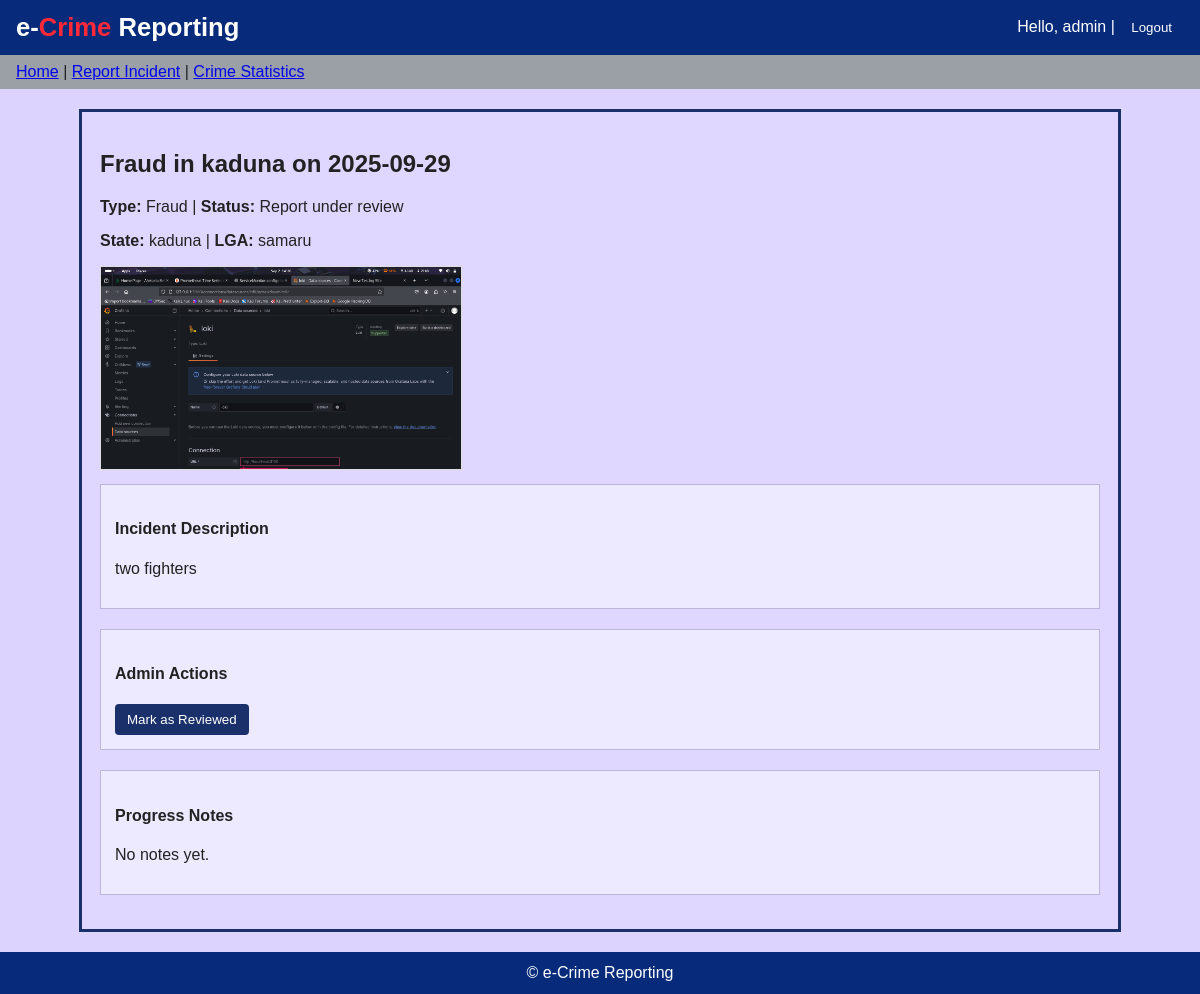
Page /report/4/ (signed in) on the earlier database version.
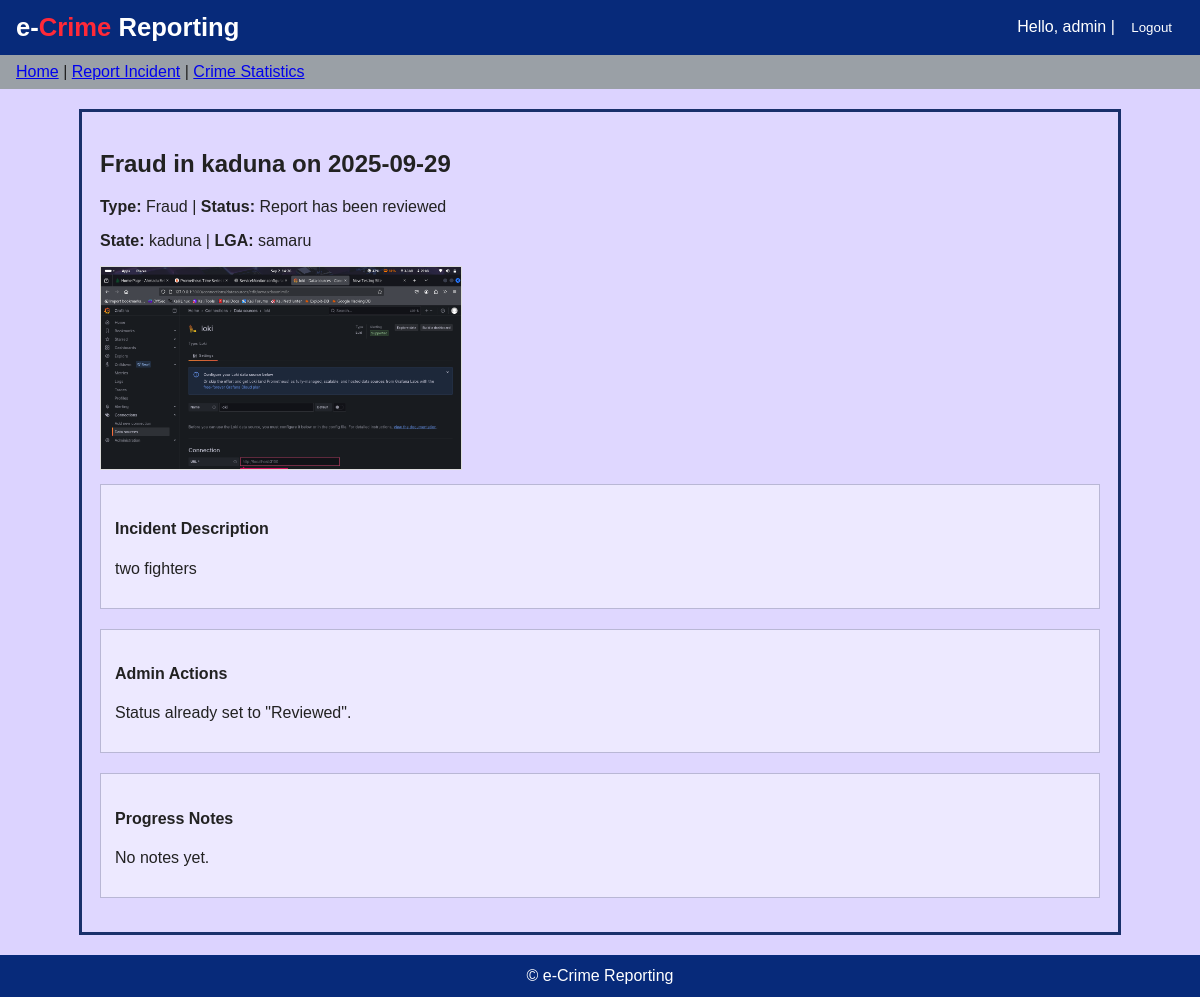
Same page on the later database version.
### reports/views.py (the view)
# urls.py: path('report/<int:pk>/', views.report_detail, name='report_detail'),
def report_detail(request, pk):
    report = get_object_or_404(Report, pk=pk)
    if request.method == "POST" and request.user.is_staff:
        report.status = 'reviewed'
        report.save()
        messages.success(request, "Report marked as reviewed.")
        return redirect('report_detail', pk=report.pk)
    return render(request, 'report_detail.html', {'report': report})

### reports/models.py (called while the page is built)
    def __str__(self):
        date_str = self.created_at.strftime('%Y-%m-%d') if self.created_at else 'Unknown date'
        return f"{self.get_crime_type_display()} in {self.state or 'Unknown'} on {date_str}"

### templates/report_detail.html (shortened to what this page needs)
{% extends 'base.html' %}
{% block content %}
  <h2>{{ report }}</h2>
  <p>
    <strong>Type:</strong> {{ report.get_crime_type_display }} |
    <strong>Status:</strong>
    {% if report.status == 'new' %}
      Report under review
    {% else %}
      Report has been reviewed
    {% endif %}
  </p>
  <p><strong>State:</strong> {{ report.state }} | <strong>LGA:</strong> {{ report.lga }}</p>
  {% if report.image %}
    <div style="margin:10px 0;">
      <img src="{{ report.image.url }}" alt="image" style="max-width:360px;border:1px solid #ddd;">
    </div>
  {% endif %}
  <div class="card">
    <h4>Incident Description</h4>
    <p>{{ report.incident_description|linebreaks }}</p>
  </div>
  {% if user.is_staff %}
    <div class="card" style="margin-top: 20px;">
      <h4>Admin Actions</h4>
      {% if report.status != 'reviewed' %}
        <form method="post">
          <button type="submit">Mark as Reviewed</button>
        </form>
      {% else %}
        <p>Status already set to "Reviewed".</p>
      {% endif %}
    </div>
    <div class="card" style="margin-top: 20px;">
      <h4>Progress Notes</h4>
      <p>{{ report.progress_notes|default:"No notes yet." }}</p>
    </div>
  {% endif %}
{% endblock %}

Differences in the rows shown:
changed Report "Fraud": status "new" → "reviewed" (drawn)
Other differences:
text no longer shown: "Report under review Mark as Reviewed"
text now shown: "Report has been reviewed Status already set to \"Reviewed\"."
